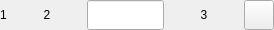
<?xml version="1.0" encoding="UTF-8"?>
<ui version="4.0">
 <class>DataItem</class>
 <widget class="QWidget" name="DataItem">
  <property name="geometry">
   <rect>
    <x>0</x>
    <y>0</y>
    <width>274</width>
    <height>30</height>
   </rect>
  </property>
  <property name="minimumSize">
   <size>
    <width>0</width>
    <height>30</height>
   </size>
  </property>
  <property name="maximumSize">
   <size>
    <width>16777215</width>
    <height>30</height>
   </size>
  </property>
  <property name="windowTitle">
   <string>Form</string>
  </property>
  <layout class="QHBoxLayout" name="horizontalLayout">
   <property name="spacing">
    <number>0</number>
   </property>
   <property name="leftMargin">
    <number>0</number>
   </property>
   <property name="topMargin">
    <number>0</number>
   </property>
   <property name="rightMargin">
    <number>0</number>
   </property>
   <property name="bottomMargin">
    <number>0</number>
   </property>
   <item>
    <widget class="QLabel" name="time">
     <property name="text">
      <string>1</string>
     </property>
    </widget>
   </item>
   <item>
    <widget class="QLabel" name="name">
     <property name="minimumSize">
      <size>
       <width>80</width>
       <height>0</height>
      </size>
     </property>
     <property name="maximumSize">
      <size>
       <width>80</width>
       <height>16777215</height>
      </size>
     </property>
     <property name="text">
      <string>2</string>
     </property>
     <property name="alignment">
      <set>Qt::AlignCenter</set>
     </property>
    </widget>
   </item>
   <item>
    <widget class="QLineEdit" name="value">
     <property name="sizePolicy">
      <sizepolicy hsizetype="Preferred" vsizetype="Fixed">
       <horstretch>0</horstretch>
       <verstretch>0</verstretch>
      </sizepolicy>
     </property>
     <property name="minimumSize">
      <size>
       <width>0</width>
       <height>30</height>
      </size>
     </property>
     <property name="maximumSize">
      <size>
       <width>16777215</width>
       <height>30</height>
      </size>
     </property>
     <property name="readOnly">
      <bool>true</bool>
     </property>
    </widget>
   </item>
   <item>
    <widget class="QLabel" name="moment">
     <property name="minimumSize">
      <size>
       <width>80</width>
       <height>0</height>
      </size>
     </property>
     <property name="maximumSize">
      <size>
       <width>80</width>
       <height>16777215</height>
      </size>
     </property>
     <property name="text">
      <string>3</string>
     </property>
     <property name="alignment">
      <set>Qt::AlignCenter</set>
     </property>
    </widget>
   </item>
   <item>
    <widget class="QPushButton" name="request">
     <property name="minimumSize">
      <size>
       <width>30</width>
       <height>30</height>
      </size>
     </property>
     <property name="maximumSize">
      <size>
       <width>30</width>
       <height>30</height>
      </size>
     </property>
     <property name="text">
      <string/>
     </property>
    </widget>
   </item>
  </layout>
 </widget>
 <resources/>
 <connections/>
</ui>
